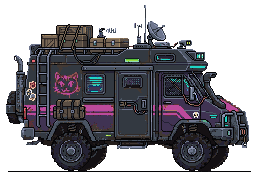
#> input picture projects/nomadgirl/assets/vehicles/van_side_source.png, 256 x 176 px
$ python van_side.py
#> lines starting #> are read from the running program, lines starting #| are printed output that depends on the picture; after the words box and inside, x2 and y2 are one past the last pixel; in counts of white or black regions, pixels touching at a corner belong together
#!/usr/bin/env python3
# Leyla's van strictly from the side (Daniel, 18.11.2026: „orthogonaler Van im gleichen Stil, einmal von außen (Tür zu) und einmal im
# Seitenquerschnitt offen mit Platz für zwei Werkbänke … idealerweise eine Art Tileset“). From the two PixelLab pictures (the cutaway is
# an inpaint of the closed one, so both lie on top of each other pixel for pixel) this builds:
#   van_side_closed.png / van_side_open.png   the two states (ground line removed, the ladder put back onto the cut edge)
#   van_side.png                              5 frames: closed → open as a cross-fade (the door „opens“ without anything jumping)
#   van_side_kit.png                          the tileset: row 1 closed, row 2 open, same columns (rear | bay 1 | strut | bay 2 | cab)
#   python3 tools/van_side.py
from PIL import Image
import numpy as np, colorsys, os
D = os.path.join(os.path.dirname(__file__), '..', 'projects', 'nomadgirl', 'assets', 'vehicles')
A = np.array(Image.open(os.path.join(D, 'van_side_source.png')).convert('RGBA'))
#> A is the input picture: shape (176, 256, 4); mean R, G, B, A 34.3, 32.7, 39.3, 143.4
B = np.array(Image.open(os.path.join(D, 'van_side_cut_source.png')).convert('RGBA'))
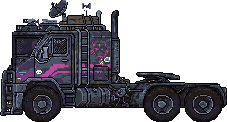
#> input picture projects/nomadgirl/assets/vehicles/truck.png, 227 x 122 px, given in place of van_side_cut_source.png, which was not available
#> B is the input picture: shape (122, 227, 4); mean R, G, B, A 26.6, 25.3, 31.3, 135.9
for X in (A, B): X[171:, :, 3] = 0   # the ground line under the wheels
#> this loop made 2 passes
# the ladder stays on the cut edge: its light, unsaturated rails and rungs and their dark outline from the closed picture
lum = lambda p: 0.3 * p[0] + 0.59 * p[1] + 0.11 * p[2]
m = np.zeros(A.shape[:2], bool)
for y in range(50, 130):
    for x in range(36, 52):
        r, g, b, a = A[y, x]
        if a > 10 and lum(A[y, x]) >= 82 and colorsys.rgb_to_hsv(r / 255, g / 255, b / 255)[1] < 0.35: m[y, x] = True
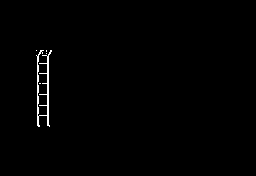
#> m: shape (176, 256) bool; 0.78% white in thin lines or dots, all inside (x1, y1, x2, y2) = (36, 50, 52, 127)
m2 = m.copy()
for y in range(50, 130):
    for x in range(36, 52):
        if not m[y, x] and A[y, x, 3] > 10 and lum(A[y, x]) < 40 and (m[y, x - 1] or m[y, x + 1] or m[y - 1, x] or m[y + 1, x]): m2[y, x] = True
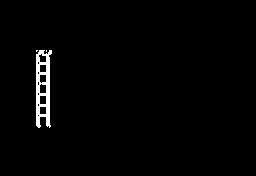
#> m2: shape (176, 256) bool; 1.6% white; 3 white regions (2 under 20 px), largest, box (x1, y1, x2, y2) and area: (36, 50, 52, 128) 726
#> (the run stopped early here; a loop or call above may not have finished)
